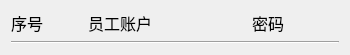
<?xml version="1.0" encoding="UTF-8"?>
<ui version="4.0">
 <class>DeleteStaffitem</class>
 <widget class="QWidget" name="DeleteStaffitem">
  <property name="geometry">
   <rect>
    <x>0</x>
    <y>0</y>
    <width>350</width>
    <height>50</height>
   </rect>
  </property>
  <property name="windowTitle">
   <string>Form</string>
  </property>
  <layout class="QGridLayout" name="gridLayout_2">
   <item row="0" column="0">
    <layout class="QGridLayout" name="gridLayout">
     <item row="0" column="0">
      <layout class="QHBoxLayout" name="horizontalLayout">
       <item>
        <widget class="QLabel" name="num_label">
         <property name="sizePolicy">
          <sizepolicy hsizetype="Preferred" vsizetype="Expanding">
           <horstretch>0</horstretch>
           <verstretch>0</verstretch>
          </sizepolicy>
         </property>
         <property name="font">
          <font>
           <pointsize>12</pointsize>
          </font>
         </property>
         <property name="text">
          <string>序号</string>
         </property>
         <property name="alignment">
          <set>Qt::AlignCenter</set>
         </property>
        </widget>
       </item>
       <item>
        <widget class="QLabel" name="account_label">
         <property name="sizePolicy">
          <sizepolicy hsizetype="Expanding" vsizetype="Preferred">
           <horstretch>0</horstretch>
           <verstretch>0</verstretch>
          </sizepolicy>
         </property>
         <property name="font">
          <font>
           <pointsize>12</pointsize>
          </font>
         </property>
         <property name="text">
          <string>员工账户</string>
         </property>
         <property name="alignment">
          <set>Qt::AlignCenter</set>
         </property>
        </widget>
       </item>
       <item>
        <widget class="QLabel" name="passLabel">
         <property name="sizePolicy">
          <sizepolicy hsizetype="Expanding" vsizetype="Preferred">
           <horstretch>0</horstretch>
           <verstretch>0</verstretch>
          </sizepolicy>
         </property>
         <property name="font">
          <font>
           <pointsize>12</pointsize>
          </font>
         </property>
         <property name="text">
          <string>密码</string>
         </property>
         <property name="alignment">
          <set>Qt::AlignCenter</set>
         </property>
        </widget>
       </item>
      </layout>
     </item>
     <item row="1" column="0">
      <widget class="Line" name="line">
       <property name="orientation">
        <enum>Qt::Horizontal</enum>
       </property>
      </widget>
     </item>
    </layout>
   </item>
  </layout>
 </widget>
 <resources/>
 <connections/>
</ui>
